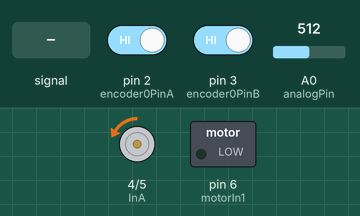
Simulated run of this sketch. Board: Arduino Uno, built with avr-gcc and run on an emulated ATmega328P. Parts: motor-driver pin pairs drawn as motors (green arrow = first pin HIGH = forward, orange = second pin HIGH = backward, longer = more drive, scaled by the enable pin), switched loads named in the sketch (green lamp = pin HIGH). Inputs (shaded band) come from the test bench; at power-on: A0 (analogPin) = 512, pin 2 (encoder0PinA) HIGH, pin 3 (encoder0PinB) HIGH. What the sketch prints to the serial monitor is not drawn.

Above: at 1.2 s.
1.3 s: A0 (analogPin) fed a 200 Hz sine of ±460 counts around its level
At 3.69 s:
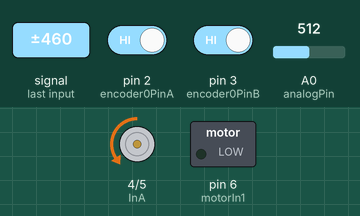
4.3 s: A0 (analogPin) set to 122
At 4.9 s:
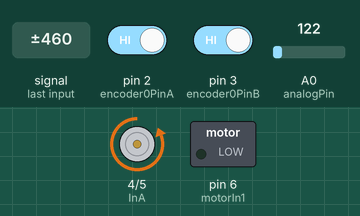
5.8 s: A0 (analogPin) set to 237
7.5 s: A0 (analogPin) set to 264
At 8.7 s:
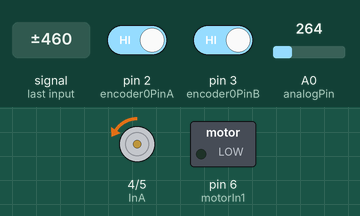
9.0 s: A0 (analogPin) set to 0
At 9.4 s:
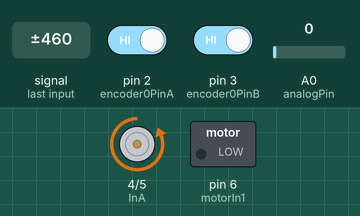
Timing chart, 0 to 11.5 s (numbered marks = the images above; inputs shaded):
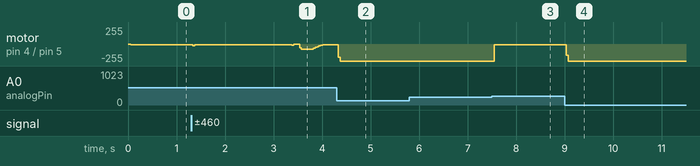

The sketch:

vnh5019_base.ino
```cpp
#define RIGHT_WHEEL 1
#define LEFT_WHEEL 2

//#define WHEEL_TYPE LEFT_WHEEL
#define WHEEL_TYPE RIGHT_WHEEL

#define encoder0PinA  2
#define encoder0PinB  3

#define motorIn1 6
#define InA 4
#define InB 5
#define EN 7

#define LOOPTIME 40
#define FeedbackTime 100
#define CurrentLimit 8500 //for metal0

int pinAState = 0;
int pinAStateOld = 0;
int pinBState = 0;
int pinBStateOld = 0;

byte sT = 0;  //send start byte
byte sH = 0;  //send high byte
byte sL = 0;  //send low byte
byte sCS = 0;  //send current sense byte
byte sP = 0;  //send stop byte

byte rT = 0;  //receive start byte
byte rH = 0;  //receive high byte
byte rL = 0;  //receive low byte
byte rP = 0;  //receive stop byte

volatile long Encoderpos = 0;
volatile long unknownvalue = 0;

volatile int lastEncoded = 0;
unsigned long lastMilli = 0;                    // loop timing
unsigned long lastSend = 0;                    // send timing
long dT = 0;

double omega_target = 0.0;
double omega_actual = 0;

int PWM_val = 0;                                // (25% = 64; 50% = 127; 75% = 191; 100% = 255)
double CPR = 28;                                   // encoder count per revolution
double gear_ratio = 65.5;
int actual_send = 0;
int target_receive = 0;

float Kp = 0.9;
float Ki = 0.005;
float Kd = 0;
double error;
double pidTerm = 0;                                                            // PID correction
double sum_error, d_error=0;

double calculated_pidTerm;
double constrained_pidterm;

//current sense
int analogPin = A0;
unsigned int current = 0;
int current_send = 0;

//Motor Driver mode
int driver_mode = 0;
int driver_status = 0;

void setup()
{
 //Set PWM frequency for D5 & D6
 // set timer 0 divisor to     8 for PWM frequency of  7812.50 Hz
 TCCR0B = TCCR0B & B11111000 | B00000010;
 pinMode(encoder0PinA, INPUT);
 digitalWrite(encoder0PinA, HIGH);       // turn on pullup resistor
 pinMode(encoder0PinB, INPUT);
 digitalWrite(encoder0PinB, HIGH);       // turn on pullup resistor

 attachInterrupt(0, doEncoder, CHANGE);  // encoder pin on interrupt 0 - pin 2
 attachInterrupt(1, doEncoder, CHANGE);
 pinMode(InA, OUTPUT);
 pinMode(InB, OUTPUT);
 pinMode(EN, OUTPUT);
 digitalWrite(EN, LOW);
 Serial.begin (57600);
}

void loop()
{
  readCmd_wheel_angularVel();
  CurrentMonitor();
  if((millis()-lastMilli) >= LOOPTIME)
  //if((millisecond()-lastMilli) >= LOOPTIME)
     {                                    // enter tmed loop
        dT = millis()-lastMilli;
        lastMilli = millis();
        //dT = millisecond()-lastMilli;
        //lastMilli = millisecond();

        getMotorData();                                                           // calculate speed

        PWM_val = (updatePid(omega_target, omega_actual));                       // compute PWM value from rad/s

        if ((omega_target == 0) || (driver_mode == 0))  { PWM_val = 0;  sum_error = 0;  digitalWrite(EN, HIGH); }

        if (PWM_val <= 0)   { analogWrite(motorIn1,abs(PWM_val));  digitalWrite(InA, LOW);  digitalWrite(InB, HIGH); }
        if (PWM_val > 0)    { analogWrite(motorIn1,abs(PWM_val));  digitalWrite(InA, HIGH);   digitalWrite(InB, LOW);}
     }

  if((millis()-lastSend) >= FeedbackTime)
  //if((millisecond()-lastSend) >= FeedbackTime)
     {                                    // enter tmed loop
        lastSend = millis();
        //lastSend = millisecond();
        sendFeedback_wheel_angularVel(); //send actually speed to mega
     }
}

void readCmd_wheel_angularVel()
{
  if (Serial.available() >= 4)
  {
    char rT = (char)Serial.read(); //read target speed from mega
          if(rT == '{')
            {
              char commandArray[3];
              Serial.readBytes(commandArray,3);
              byte rH=commandArray[0];
              byte rL=commandArray[1];
              char rP=commandArray[2];
              if(rP=='}') //B01111101 motor driver on
                {
                  target_receive = (rH<<8)+rL;
                  omega_target = double (target_receive*0.00031434064);  //convert received 16 bit integer to actual speed
                  driver_mode = 1;
                  if (driver_mode ==1)  driver_status = 1;
                  else                  driver_status = 0;
                }
              if(rP=='|') //B01111100 motor driver off
                {
                  target_receive = (rH<<8)+rL;
                  omega_target = double (target_receive*0.00031434064);  //convert received 16 bit integer to actual speed
                  driver_mode = 0;
                  if (driver_mode ==1)  driver_status = 1;
                  else                  driver_status = 0;
                }
            }
  }
}

void sendFeedback_wheel_angularVel()
{
  //getMotorData();
  actual_send = int(omega_actual/0.00031434064); //convert rad/s to 16 bit integer to send
  //max current is 20400mA 20400/255 = 80
  current_send = current/80;
  char sT='{'; //send start byte
  byte sH = highByte(actual_send); //send high byte
  byte sL = lowByte(actual_send);  //send low byte
  byte sCS = current_send;  //send current value
  if (driver_status == 1)  sP = '}'; //send stop byte motor on
  if (driver_status == 0)  sP = '|'; //send stop byte motor off
  Serial.write(sT); Serial.write(sH); Serial.write(sL);
  Serial.write(sCS);//prepared for sending current drawing to mega
  Serial.write(sP);
}

void getMotorData()
{
  static long EncoderposPre = 0;
  if (WHEEL_TYPE == RIGHT_WHEEL)
    omega_actual = ((Encoderpos - EncoderposPre)*(1000/dT))*2*PI/(CPR*gear_ratio);  //ticks/s to rad/s
  else  //left wheel
    omega_actual = -(((Encoderpos - EncoderposPre)*(1000/dT))*2*PI/(CPR*gear_ratio));  //ticks/s to rad/s
  EncoderposPre = Encoderpos;
}

void CurrentMonitor()
{
    // 5V / 1024 ADC counts / 144 mV per A = 34 mA per count
    current = analogRead(analogPin) * 34;
    if (current > CurrentLimit)  digitalWrite(EN, LOW);
}

double updatePid(double targetValue,double currentValue)
{
  static double last_error=0;
  error = targetValue - currentValue;

  sum_error = sum_error + error * dT;
  // Added by KKuei to bound sum_error range
  sum_error = constrain(sum_error, -2000, 2000);

  d_error = (error - last_error) / dT;
  pidTerm = Kp * error + Ki * sum_error + Kd * d_error;
  //pidTerm = Kp * error + Kd * d_error;
  last_error = error;
  if (WHEEL_TYPE == RIGHT_WHEEL)
    calculated_pidTerm = pidTerm/0.04039215686;
  else
    calculated_pidTerm = -pidTerm/0.04039215686;
  constrained_pidterm = constrain(calculated_pidTerm, -255, 255);

  return constrained_pidterm;
}


void doEncoder() {
  pinAState = digitalRead(2);
  pinBState = digitalRead(3);

  if (pinAState == 0 && pinBState == 0) {
    if (pinAStateOld == 1 && pinBStateOld == 0) // forward
      Encoderpos ++;
    if (pinAStateOld == 0 && pinBStateOld == 1) // reverse
      Encoderpos --;
  }
  if (pinAState == 0 && pinBState == 1) {
    if (pinAStateOld == 0 && pinBStateOld == 0) // forward
      Encoderpos ++;
    if (pinAStateOld == 1 && pinBStateOld == 1) // reverse
      Encoderpos --;
  }
  if (pinAState == 1 && pinBState == 1) {
    if (pinAStateOld == 0 && pinBStateOld == 1) // forward
      Encoderpos ++;
    if (pinAStateOld == 1 && pinBStateOld == 0) // reverse
      Encoderpos --;
  }

  if (pinAState == 1 && pinBState == 0) {
    if (pinAStateOld == 1 && pinBStateOld == 1) // forward
      Encoderpos ++;
    if (pinAStateOld == 0 && pinBStateOld == 0) // reverse
      Encoderpos --;
  }
  pinAStateOld = pinAState;
  pinBStateOld = pinBState;
}

void printMotorInfo()
{
   Serial.print(" target:");                  Serial.print(omega_target);
   Serial.print(" actual:");                  Serial.print(omega_actual);
   Serial.print("  dT:");                  Serial.print(dT);
   Serial.print("  sum_err:");                  Serial.print(sum_error);
   Serial.print("  Current:");                  Serial.print(current);
   Serial.print("  PWM_val:");                  Serial.print(PWM_val);

   Serial.println();
}
```

Measured:
- the behaviour switches between 250 and 251 on A0 (analogPin) (found by bisection; images 2 and 3)
- after the input at 4.3 s, motor on pin 4 (InA) / pin 5 (InB): backward 11/255 → backward 255/255 at once
- after the input at 5.8 s, every drawn part: stays the same
- after the input at 7.5 s, motor on pin 4 (InA) / pin 5 (InB): backward 255/255 → backward 8/255 after 0.05 s
- after the input at 9.0 s, motor on pin 4 (InA) / pin 5 (InB): backward 8/255 → backward 255/255 at once
